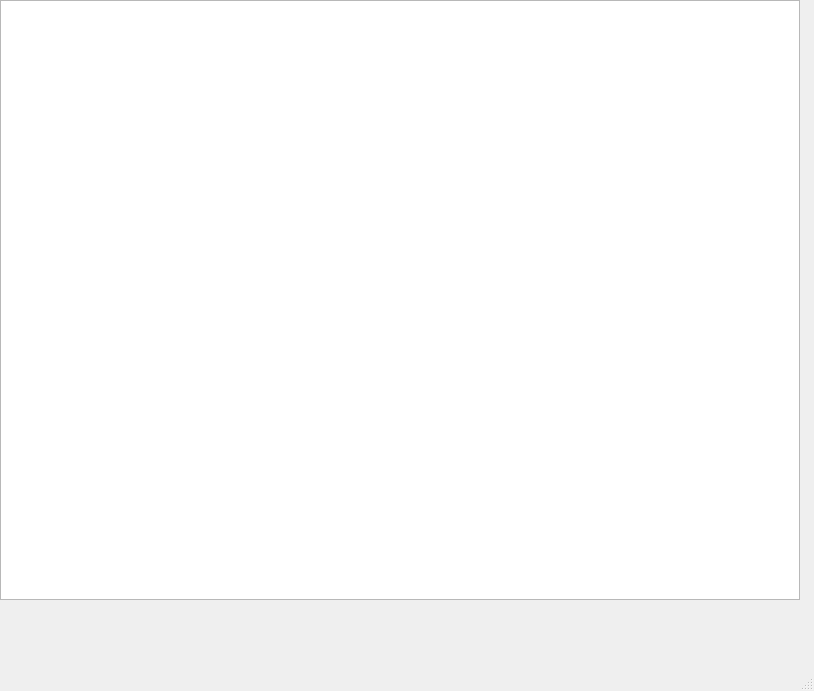
<?xml version="1.0" encoding="UTF-8"?>
<ui version="4.0">
 <class>MainWindow</class>
 <widget class="QMainWindow" name="MainWindow">
  <property name="geometry">
   <rect>
    <x>0</x>
    <y>0</y>
    <width>814</width>
    <height>691</height>
   </rect>
  </property>
  <property name="windowTitle">
   <string>MainWindow</string>
  </property>
  <widget class="QWidget" name="centralwidget">
   <widget class="QGraphicsView" name="graphicsView">
    <property name="geometry">
     <rect>
      <x>0</x>
      <y>0</y>
      <width>800</width>
      <height>600</height>
     </rect>
    </property>
   </widget>
  </widget>
  <widget class="QMenuBar" name="menubar">
   <property name="geometry">
    <rect>
     <x>0</x>
     <y>0</y>
     <width>814</width>
     <height>21</height>
    </rect>
   </property>
  </widget>
  <widget class="QStatusBar" name="statusbar"/>
 </widget>
 <resources/>
 <connections/>
</ui>
